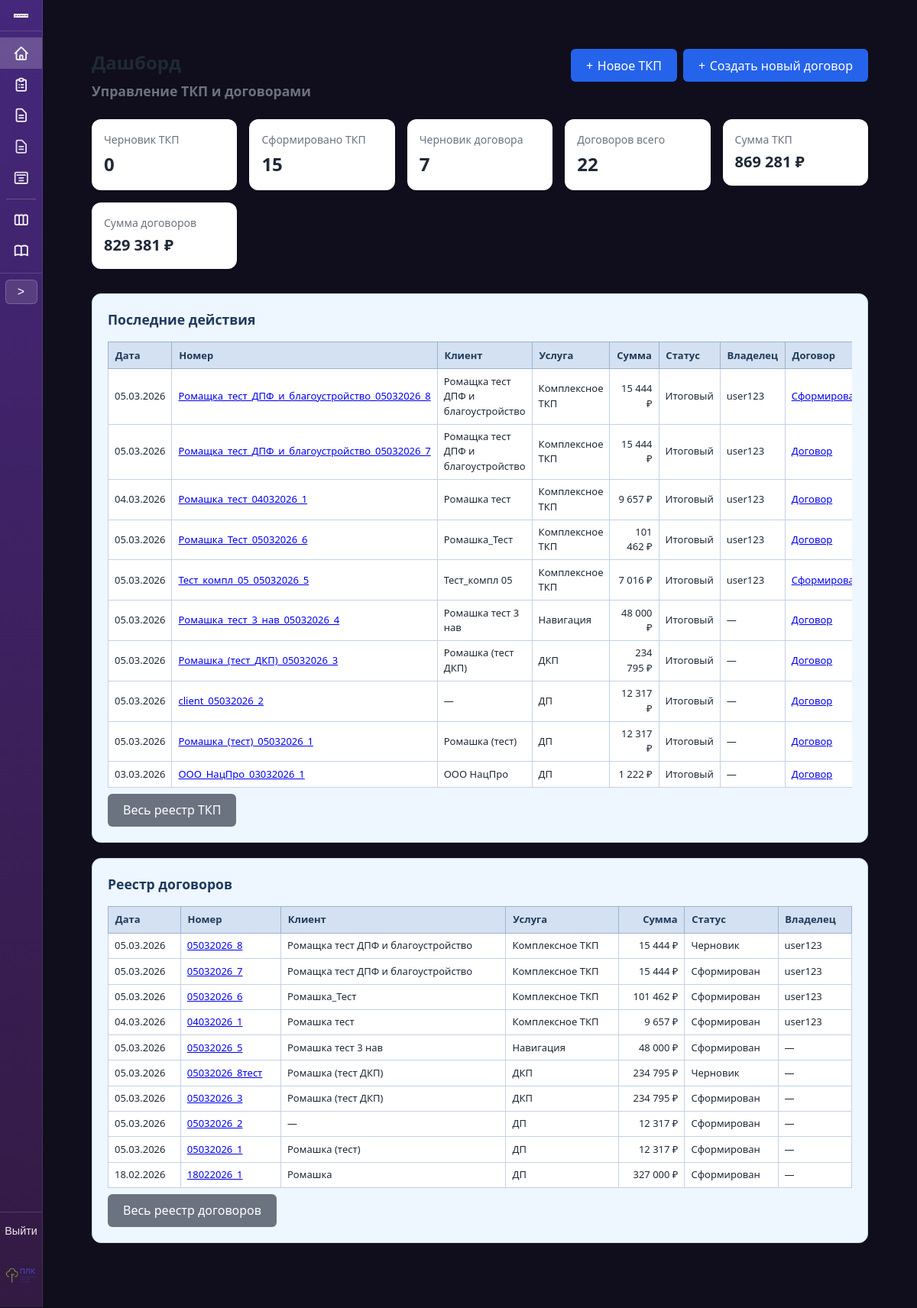
Page /start/ (signed in) on the earlier database version.
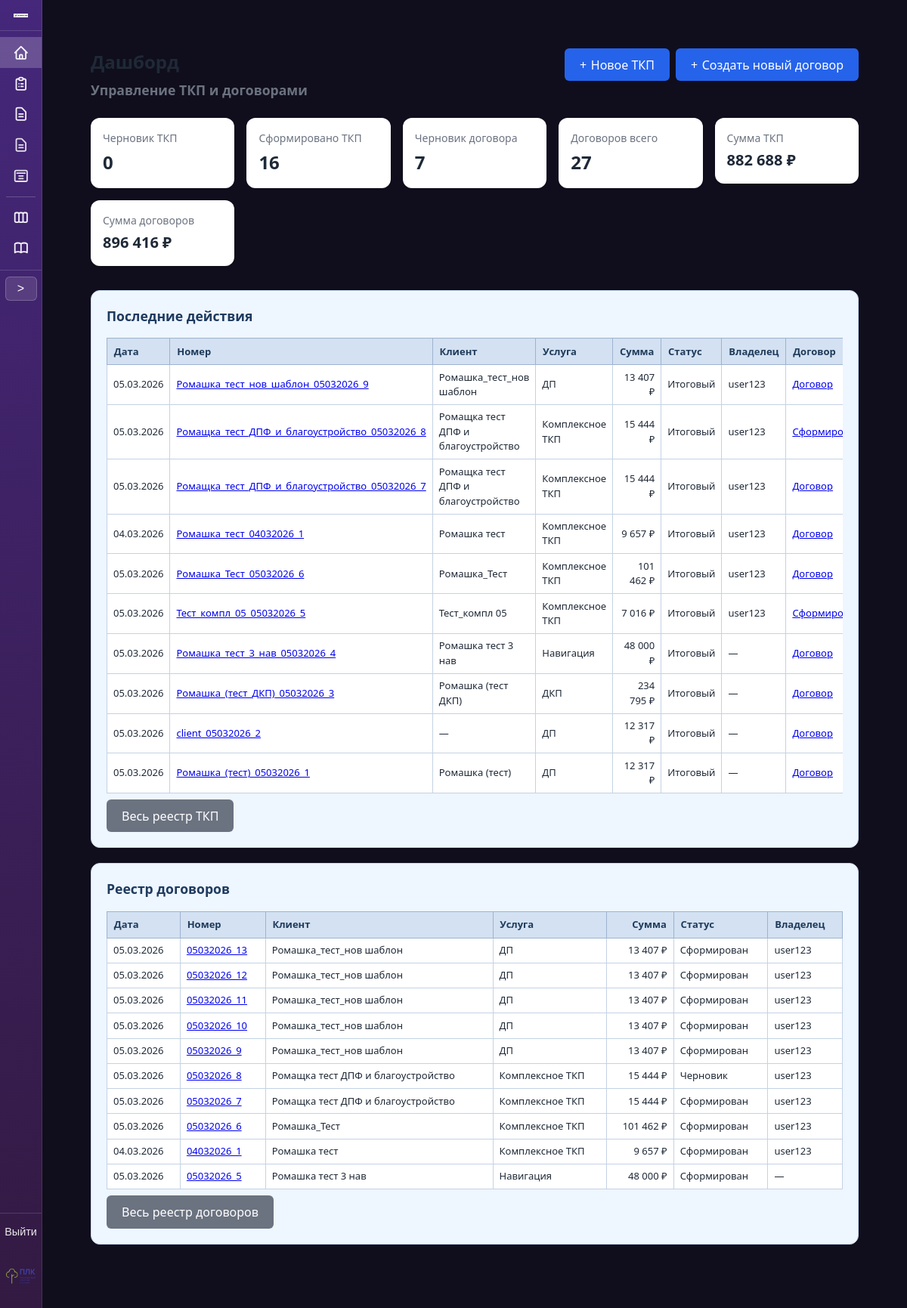
Same page on the later database version.
### proposals/models.py (models this page shows, shortened)
class TKPRecord(models.Model):
    STATUS_DRAFT = 'draft'
    STATUS_FINAL = 'final'
    STATUS_CHOICES = [
        (STATUS_DRAFT, 'Черновик'),
        (STATUS_FINAL, 'Итоговый'),
    ]
    date = models.DateField('Дата')
    number = models.CharField('Номер документа', max_length=150, unique=True)
    client = models.CharField('Клиент', max_length=255, blank=True)
    service = models.CharField('Услуга', max_length=255)
    sum_total = models.DecimalField('Сумма', max_digits=15, decimal_places=2, default=0)
    room = models.TextField('Параметры объекта / помещение', blank=True)
    s = models.CharField('Площадь / количество', max_length=100, blank=True)
    text = models.TextField('Произвольный текст из ТКП', blank=True)
    status = models.CharField(
        'Статус',
        max_length=20,
        choices=STATUS_CHOICES,
        default=STATUS_FINAL,
    )
    notes = models.TextField('Заметки по сделке', blank=True, default='')
    rows_json = models.JSONField(
        'Строки комплексного ТКП (позиции)',
        null=True,
        blank=True,
        help_text='Список строк: service_name, comment, srok, unit, quantity, price_per_unit, total',
    )
    created_at = models.DateTimeField('Создано', auto_now_add=True)
    created_by = models.ForeignKey(
        settings.AUTH_USER_MODEL,
        on_delete=models.SET_NULL,
        null=True,
        blank=True,
        related_name='created_tkp_records',
        verbose_name='Владелец',
    )
    class Meta:
        verbose_name = 'Запись ТКП'
        verbose_name_plural = 'Записи ТКП'
        ordering = ['-created_at']

class ContractRecord(models.Model):
    STATUS_DRAFT = 'draft'
    STATUS_FINAL = 'final'
    STATUS_CHOICES = [
        (STATUS_DRAFT, 'Черновик'),
        (STATUS_FINAL, 'Итоговый'),
    ]
    date = models.DateField('Дата договора')
    number = models.CharField('Номер договора', max_length=50, unique=True)
    status = models.CharField('Статус', max_length=20, choices=STATUS_CHOICES, default=STATUS_FINAL)
    tkp = models.ForeignKey(
        TKPRecord,
        on_delete=models.SET_NULL,
        null=True,
        blank=True,
        verbose_name='ТКП',
        related_name='contracts',
    )
    counterparty = models.ForeignKey(
        Counterparty,
        on_delete=models.SET_NULL,
        null=True,
        blank=True,
        verbose_name='Контрагент',
    )
    client = models.CharField('Клиент', max_length=500, blank=True)
    service = models.CharField('Услуга', max_length=255, blank=True)
    sum_total = models.DecimalField('Сумма', max_digits=15, decimal_places=2, default=0)
    docx_file = models.CharField('Файл DOCX', max_length=255, blank=True)
    pdf_file = models.CharField('Файл PDF', max_length=255, blank=True)
    contract_snapshot = models.JSONField('Снимок реквизитов', null=True, blank=True)
    created_at = models.DateTimeField('Создано', auto_now_add=True)
    created_by = models.ForeignKey(
        settings.AUTH_USER_MODEL,
        on_delete=models.SET_NULL,
        null=True,
        blank=True,
        related_name='created_contract_records',
        verbose_name='Владелец',
    )
    class Meta:
        verbose_name = 'Запись договора'
        verbose_name_plural = 'Записи договоров'
        ordering = ['-created_at']

### proposals/views.py (the view)
# urls.py: path('start/', views.start_view, name='start'),
@login_required
@require_http_methods(['GET'])
def start_view(request):
    from django.db.models import Sum
    tkp_draft_count = TKPRecord.objects.filter(status=TKPRecord.STATUS_DRAFT).count()
    tkp_final_count = TKPRecord.objects.filter(status=TKPRecord.STATUS_FINAL).count()
    contract_draft_count = ContractRecord.objects.filter(status=ContractRecord.STATUS_DRAFT).count()
    contract_total_count = ContractRecord.objects.count()
    sum_tkp = TKPRecord.objects.filter(status=TKPRecord.STATUS_FINAL).aggregate(s=Sum('sum_total'))['s'] or 0
    sum_contracts = ContractRecord.objects.filter(status=ContractRecord.STATUS_FINAL).aggregate(s=Sum('sum_total'))['s'] or 0
    recent_tkp = TKPRecord.objects.select_related('created_by').order_by('-created_at')[:10]
    recent_contracts = ContractRecord.objects.select_related('created_by', 'tkp').order_by('-created_at')[:10]
    contract_by_tkp = {
        c.tkp_id: c
        for c in ContractRecord.objects.filter(
            status=ContractRecord.STATUS_FINAL, tkp__isnull=False
        ).select_related('tkp')
    }
    contract_draft_by_tkp = {
        c.tkp_id: c
        for c in ContractRecord.objects.filter(
            status=ContractRecord.STATUS_DRAFT, tkp__isnull=False
        ).select_related('tkp')
    }
    contract_template_by_tkp = {}
    for r in recent_tkp:
        if r.service == 'Комплексное ТКП' and r.rows_json:
            tpl = get_contract_template_for_complex_tkp(r.rows_json)
            contract_template_by_tkp[r.pk] = tpl if tpl else True
    context = {
        'tkp_draft_count': tkp_draft_count,
        'tkp_final_count': tkp_final_count,
        'contract_draft_count': contract_draft_count,
        'contract_total_count': contract_total_count,
        'sum_tkp': sum_tkp,
        'sum_contracts': sum_contracts,
        'recent_tkp': recent_tkp,
        'recent_contracts': recent_contracts,
        'contract_template_by_service': SERVICE_TO_CONTRACT_TEMPLATE,
        'contract_template_by_tkp': contract_template_by_tkp,
        'contract_by_tkp': contract_by_tkp,
        'contract_draft_by_tkp': contract_draft_by_tkp,
    }
    return render(request, 'proposals/start.html', context)

### proposals/templatetags/proposal_filters.py (called while the page is built)
@register.filter
def get_item(d, key):
    if d is None:
        return None
    return d.get(key) if hasattr(d, 'get') else None

@register.filter
def format_price(value):
    if value is None:
        return ''
    try:
        s = str(int(value))
    except (ValueError, TypeError):
        return str(value)
    n = len(s)
    if n <= 3:
        return s
    r = n % 3 or 3
    result = s[:r]
    for i in range(r, n, 3):
        result += ' ' + s[i:i + 3]
    return result

### proposals/views.py (called while the page is built)
def get_contract_template_for_complex_tkp(rows):
    if not rows:
        return None
    service_names = {r.get('service_name', '').strip() for r in rows}
    has_facade = 'Фасад' in service_names
    has_blag = 'Благоустройство' in service_names
    if has_facade and has_blag:
        return '08_Договор_ДПФ_Благоустройство.docx'
    nav_content_count = sum(1 for s in ('Навигация', 'Контент', 'Навигация_стенды') if s in service_names)
    if nav_content_count >= 2:
        return '05_Договор_Контент_Навигация.docx'
    return None

### proposals/templates/proposals/start.html (shortened to what the changed rows need)
{% extends "proposals/base.html" %}
{% load proposal_filters %}
{% block main_content %}
<div class="container container--wide" style="padding: 2rem;">
    <header style="display: flex; justify-content: space-between; align-items: flex-start; flex-wrap: wrap; gap: 1rem; margin-bottom: 1.5rem;">
        <div>
            <h1 style="margin: 0 0 0.35rem;">Дашборд</h1>
        </div>
    </header>
    <div class="dashboard-cards" style="display: grid; grid-template-columns: repeat(auto-fill, minmax(160px, 1fr)); gap: 1rem; margin-bottom: 2rem;">
        <div class="card" style="padding: 1rem;">
            <div style="font-size: 0.875rem; color: var(--text-muted); margin-bottom: 0.25rem;">Сформировано ТКП</div>
            <div style="font-size: 1.5rem; font-weight: 700;">{{ tkp_final_count }}</div>
        </div>
        <div class="card" style="padding: 1rem;">
            <div style="font-size: 0.875rem; color: var(--text-muted); margin-bottom: 0.25rem;">Договоров всего</div>
            <div style="font-size: 1.5rem; font-weight: 700;">{{ contract_total_count }}</div>
        </div>
        <div class="card" style="padding: 1rem;">
            <div style="font-size: 0.875rem; color: var(--text-muted); margin-bottom: 0.25rem;">Сумма ТКП</div>
            <div style="font-size: 1.25rem; font-weight: 700;">{{ sum_tkp|format_price }} ₽</div>
        </div>
        <div class="card" style="padding: 1rem;">
            <div style="font-size: 0.875rem; color: var(--text-muted); margin-bottom: 0.25rem;">Сумма договоров</div>
            <div style="font-size: 1.25rem; font-weight: 700;">{{ sum_contracts|format_price }} ₽</div>
        </div>
    </div>
    <section class="dashboard-panel">
        <h2>Последние действия</h2>
        <div style="overflow-x: auto;">
            <table class="dashboard-table table-tkp-list">
                <thead>
                    <tr>
                        <th>Дата</th>
                        <th>Номер</th>
                        <th>Клиент</th>
                        <th>Услуга</th>
                        <th class="text-right">Сумма</th>
                        <th>Статус</th>
                        <th>Владелец</th>
                        <th>Договор</th>
                    </tr>
                </thead>
                <tbody>
                    {% for r in recent_tkp %}
                    {% with contract_for_row=contract_by_tkp|get_item:r.pk contract_draft_for_row=contract_draft_by_tkp|get_item:r.pk %}
                    <tr>
                        <td>{{ r.date|date:"d.m.Y" }}</td>
                        <td>
                            {% if r.status == 'draft' %}
                            <a href="{% if r.service == 'Комплексное ТКП' %}{% url 'proposals:complex_form' %}?draft_id={{ r.pk }}{% else %}{% url 'proposals:form' %}?draft_id={{ r.pk }}{% endif %}">{{ r.number }}</a>
                            {% else %}
                            <a href="{% url 'proposals:table' %}">{{ r.number }}</a>
                            {% endif %}
                        </td>
                        <td>{{ r.client|default:"—" }}</td>
                        <td>{{ r.service }}</td>
                        <td class="text-right">{{ r.sum_total|format_price }} ₽</td>
                        <td>{{ r.get_status_display|default:"Итоговый" }}</td>
                        <td>{% if r.created_by %}{{ r.created_by.get_full_name|default:r.created_by.username }}{% else %}—{% endif %}</td>
                        <td>
                            {% if r.status == 'draft' %}
                            {% if r.pk in contract_template_by_tkp or r.service in contract_template_by_service %}
                            <a href="{% url 'proposals:requisites_add' %}?tkp_id={{ r.pk }}&from=contract">Сформировать</a>
                            {% else %}—{% endif %}
                            {% elif contract_for_row %}
                            <a href="{% url 'proposals:contract_table' %}">Договор</a>
                            {% elif contract_draft_for_row %}
                            <a href="{% url 'proposals:contract_form' r.pk %}?contract_draft_id={{ contract_draft_for_row.pk }}">Черновик</a>
                            {% elif r.service in contract_template_by_service %}
                            <a href="{% url 'proposals:requisites_add' %}?tkp_id={{ r.pk }}&from=contract">Сформировать</a>
                            {% elif r.pk in contract_template_by_tkp %}
                            <a href="{% url 'proposals:requisites_add' %}?tkp_id={{ r.pk }}&from=contract">Сформировать</a>
                            {% else %}—{% endif %}
                        </td>
                    </tr>
                    {% endwith %}
                    {% empty %}
                    <tr>
                        <td colspan="8" style="padding: 0.75rem; color: var(--text-muted);">Нет записей ТКП</td>
                    </tr>
                    {% endfor %}
                </tbody>
            </table>
        </div>
    </section>
    <section class="dashboard-panel">
        <h2>Реестр договоров</h2>
        <div style="overflow-x: auto;">
            <table class="dashboard-table table-contract-list">
                <thead>
                    <tr>
                        <th>Дата</th>
                        <th>Номер</th>
                        <th>Клиент</th>
                        <th>Услуга</th>
                        <th class="text-right">Сумма</th>
                        <th>Статус</th>
                        <th>Владелец</th>
                    </tr>
                </thead>
                <tbody>
                    {% for r in recent_contracts %}
                    <tr>
                        <td>{{ r.date|date:"d.m.Y" }}</td>
                        <td>
                            {% if r.status == 'draft' and r.tkp_id %}
                            <a href="{% url 'proposals:contract_form' r.tkp_id %}?contract_draft_id={{ r.pk }}">{{ r.number }}</a>
                            {% else %}
                            <a href="{% url 'proposals:contract_table' %}">{{ r.number }}</a>
                            {% endif %}
                        </td>
                        <td>{{ r.client|default:"—" }}</td>
                        <td>{{ r.service|default:"—" }}</td>
                        <td class="text-right">{{ r.sum_total|format_price }} ₽</td>
                        <td>{% if r.status == 'draft' %}Черновик{% else %}Сформирован{% endif %}</td>
                        <td>{% if r.created_by %}{{ r.created_by.get_full_name|default:r.created_by.username }}{% else %}—{% endif %}</td>
                    </tr>
                    {% empty %}
                    <tr>
                        <td colspan="7" style="padding: 0.75rem; color: var(--text-muted);">Нет договоров</td>
                    </tr>
                    {% endfor %}
                </tbody>
            </table>
        </div>
    </section>
</div>
{% endblock %}

Differences in the rows shown:
no longer on this page (row unchanged): TKPRecord: date "03.03.2026", number "ООО_НацПро_03032026_1", client "ООО НацПро", service "ДП", sum_total "1 222", status "Итоговый", shows "Договор"
no longer on this page (row unchanged): ContractRecord: date "05.03.2026", number "05032026_8тест", client "Ромашка (тест ДКП)", service "ДКП", sum_total "234 795", status "Черновик"
no longer on this page (row unchanged): ContractRecord: date "05.03.2026", number "05032026_3", client "Ромашка (тест ДКП)", service "ДКП", sum_total "234 795", status "Сформирован"
no longer on this page (row unchanged): ContractRecord: date "05.03.2026", number "05032026_2", client "—", service "ДП", sum_total "12 317", status "Сформирован"
no longer on this page (row unchanged): ContractRecord: date "05.03.2026", number "05032026_1", client "Ромашка (тест)", service "ДП", sum_total "12 317", status "Сформирован"
no longer on this page (row unchanged): ContractRecord: date "18.02.2026", number "18022026_1", client "Ромашка", service "ДП", sum_total "327 000", status "Сформирован"
added TKPRecord: date "05.03.2026", number "Ромашка_тест_нов_шаблон_05032026_9", client "Ромашка_тест_нов шаблон", service "ДП", sum_total "13 407", status "Итоговый", created_by.get_full_name "user123", shows "Договор"
added ContractRecord: date "05.03.2026", number "05032026_13", client "Ромашка_тест_нов шаблон", service "ДП", sum_total "13 407", status "Сформирован", created_by.get_full_name "user123"
added ContractRecord: date "05.03.2026", number "05032026_12", client "Ромашка_тест_нов шаблон", service "ДП", sum_total "13 407", status "Сформирован", created_by.get_full_name "user123"
added ContractRecord: date "05.03.2026", number "05032026_11", client "Ромашка_тест_нов шаблон", service "ДП", sum_total "13 407", status "Сформирован", created_by.get_full_name "user123"
added ContractRecord: date "05.03.2026", number "05032026_10", client "Ромашка_тест_нов шаблон", service "ДП", sum_total "13 407", status "Сформирован", created_by.get_full_name "user123"
added ContractRecord: date "05.03.2026", number "05032026_9", client "Ромашка_тест_нов шаблон", service "ДП", sum_total "13 407", status "Сформирован", created_by.get_full_name "user123"
Other differences:
{{ tkp_final_count }}: "15" → "16"
{{ contract_total_count }}: "22" → "27"
{{ sum_tkp|format_price }}: "869 281" → "882 688"
{{ sum_contracts|format_price }}: "829 381" → "896 416"
